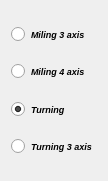
   <widget class="QWidget" name="verticalLayoutWidget_12">
    <property name="geometry">
     <rect>
      <x>10</x>
      <y>670</y>
      <width>91</width>
      <height>181</height>
     </rect>
    </property>
    <layout class="QVBoxLayout" name="verticalLayout_5">
     <item>
      <spacer name="verticalSpacer_3">
       <property name="orientation">
        <enum>Qt::Vertical</enum>
       </property>
       <property name="sizeHint" stdset="0">
        <size>
         <width>20</width>
         <height>40</height>
        </size>
       </property>
      </spacer>
     </item>
     <item>
      <widget class="QRadioButton" name="radioButton">
       <property name="font">
        <font>
         <pointsize>7</pointsize>
         <weight>75</weight>
         <italic>true</italic>
         <bold>true</bold>
        </font>
       </property>
       <property name="text">
        <string>Miling 3 axis</string>
       </property>
      </widget>
     </item>
     <item>
      <spacer name="verticalSpacer_2">
       <property name="orientation">
        <enum>Qt::Vertical</enum>
       </property>
       <property name="sizeHint" stdset="0">
        <size>
         <width>20</width>
         <height>40</height>
        </size>
       </property>
      </spacer>
     </item>
     <item>
      <widget class="QRadioButton" name="radioButton_2">
       <property name="font">
        <font>
         <pointsize>7</pointsize>
         <weight>75</weight>
         <italic>true</italic>
         <bold>true</bold>
        </font>
       </property>
       <property name="text">
        <string>Miling 4 axis</string>
       </property>
      </widget>
     </item>
     <item>
      <spacer name="verticalSpacer_4">
       <property name="orientation">
        <enum>Qt::Vertical</enum>
       </property>
       <property name="sizeHint" stdset="0">
        <size>
         <width>20</width>
         <height>40</height>
        </size>
       </property>
      </spacer>
     </item>
     <item>
      <widget class="QRadioButton" name="radioButton_3">
       <property name="font">
        <font>
         <pointsize>7</pointsize>
         <weight>75</weight>
         <italic>true</italic>
         <bold>true</bold>
        </font>
       </property>
       <property name="text">
        <string>Turning</string>
       </property>
       <property name="checked">
        <bool>true</bool>
       </property>
      </widget>
     </item>
     <item>
      <spacer name="verticalSpacer_5">
       <property name="orientation">
        <enum>Qt::Vertical</enum>
       </property>
       <property name="sizeHint" stdset="0">
        <size>
         <width>20</width>
         <height>40</height>
        </size>
       </property>
      </spacer>
     </item>
     <item>
      <widget class="QRadioButton" name="radioButton_4">
       <property name="font">
        <font>
         <pointsize>7</pointsize>
         <weight>75</weight>
         <italic>true</italic>
         <bold>true</bold>
        </font>
       </property>
       <property name="text">
        <string>Turning 3 axis</string>
       </property>
      </widget>
     </item>
     <item>
      <spacer name="verticalSpacer">
       <property name="orientation">
        <enum>Qt::Vertical</enum>
       </property>
       <property name="sizeHint" stdset="0">
        <size>
         <width>20</width>
         <height>40</height>
        </size>
       </property>
      </spacer>
     </item>
    </layout>
   </widget>
